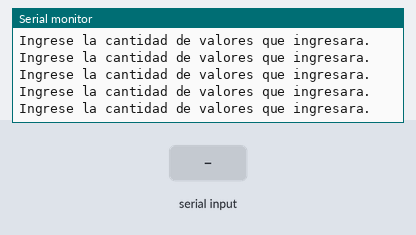
Recording of a sketch running on a simulated Arduino Uno, built with avr-gcc and run on an emulated ATmega328P. Parts: the last lines printed to the serial monitor. Inputs (shaded band) come from the test bench.

Above: at 1.2 s.
1.3 s: "90,45\n" received over Serial
At 2.8 s:
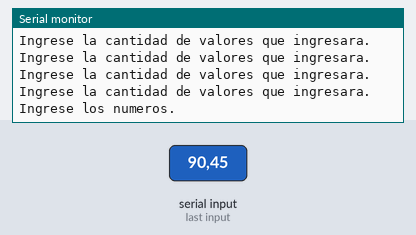
3.9 s: "30,150\n" received over Serial
At 6.0 s:
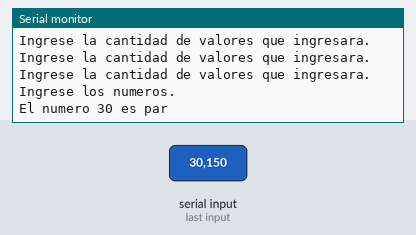
6.4 s: "1\n" received over Serial
At 7.9 s:
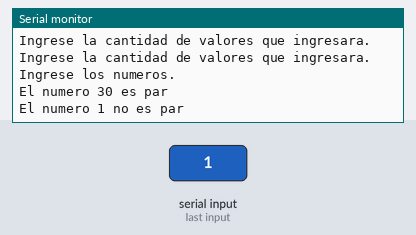

The sketch:

SE_Ej7_NumPares.ino
```cpp
int valor;
int par;
int aviso = 1;
int maximo;
int cont = 1;
int contPar = 0;

void setup() {
  // put your setup code here, to run once:
  Serial.begin(9600);
}

void loop() {
  // put your main code here, to run repeatedly:
  if (aviso == 1) {
    Serial.println("Ingrese la cantidad de valores que ingresara.");
  } else if (aviso == 2) {
    Serial.println("Ingrese los numeros.");
    aviso = -1;
  }

  if (Serial.available() > 0) {
    valor = Serial.readString().toInt();
    if (valor != -33) {
      if (aviso == 1) {
        maximo = valor;
        aviso = 2;
      }
      if (cont <= maximo) {
        if (aviso == -1) {
          cont = cont + 1;
          par = valor % 2;
          if (par == 0) {
            Serial.println("El numero " + String(valor) + " es par");
            contPar = contPar + 1;
          } else {
            Serial.println("El numero " + String(valor) + " no es par");
          }
        }
      } else {
        Serial.println("El total de numeros pares fueron " + String(contPar));
      }
    }
    valor = -33;
  }
  delay(100);
}
```

Measured:
- after the input at 1.3 s, the serial monitor: prints a new line after 1.1 s (image 1)
- after the input at 3.9 s, the serial monitor: prints a new line after 1.0 s (image 2)
- after the input at 6.4 s, the serial monitor: prints a new line after 1.0 s (image 3)
